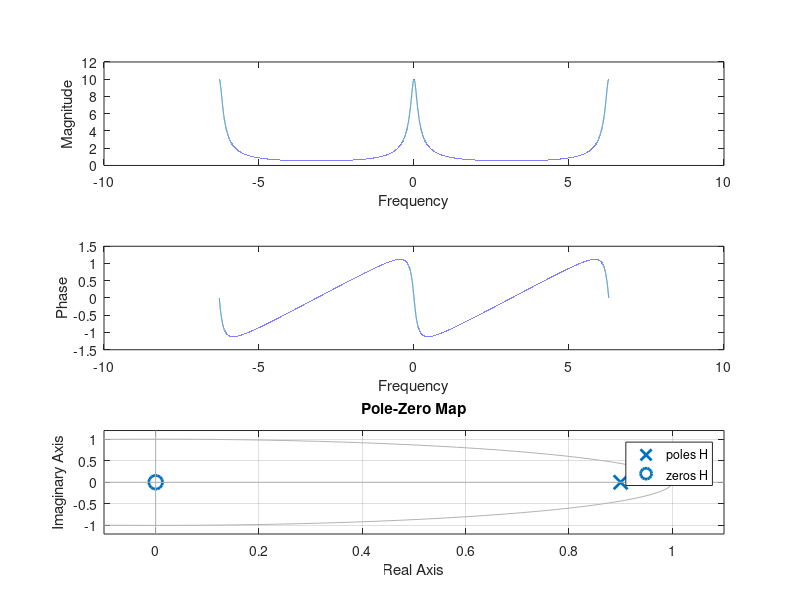

Recreate this plot in MATLAB.
clear all;
w = linspace(-2*pi, 2*pi, 100000);
z = cos(w) + i*sin(w);
Hz = 1./(1-(0.9.*(z.^-1)));
phase = atan(imag(Hz)./real(Hz));
num = [1,0];
den = [1,-0.9];
Ts = 0.01;
H = tf(num, den, Ts);
subplot(3,1,1);
plot(w,abs(Hz));
xlabel("Frequency");
ylabel("Magnitude");
subplot(3,1,2);
plot(w,phase);
xlabel("Frequency");
ylabel("Phase");
subplot(3,1,3);
pzmap(H);